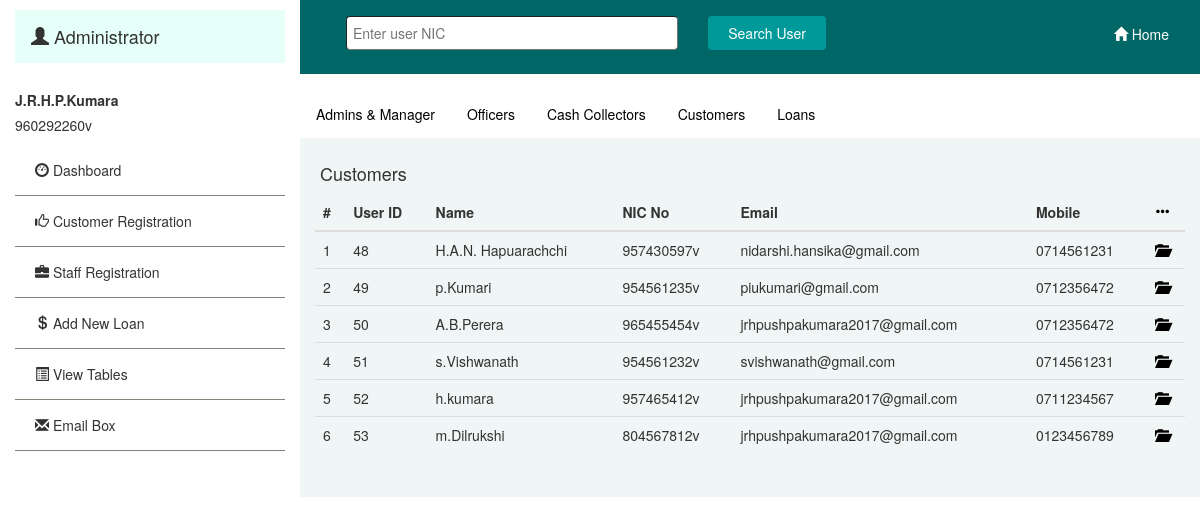
Screenshot of /admintableview.php?customer=true (signed in) with the database file from the repository.
### tables this page shows
CREATE TABLE `customer` (
  `customerId` int(11) NOT NULL,
  `nic` varchar(20) DEFAULT NULL,
  `fullName` varchar(60) DEFAULT NULL,
  `nameWithInitials` varchar(30) DEFAULT NULL,
  `permanentAddress` varchar(50) DEFAULT NULL,
  `email` varchar(50) DEFAULT NULL,
  `dateOfBirth` varchar(50) DEFAULT NULL,
  `city` varchar(100) DEFAULT NULL,
  `civilStatus` varchar(50) DEFAULT NULL,
  `loanPurpose` varchar(255) DEFAULT NULL,
  `loanStatus` varchar(10) DEFAULT 'AP',
  `mobileNo` varchar(15) DEFAULT NULL,
  `monthlyIncome` varchar(50) DEFAULT NULL,
  `business` varchar(40) DEFAULT NULL,
  `businessAddress` varchar(60) DEFAULT NULL,
  `empName` varchar(100) DEFAULT NULL,
  `designation` varchar(50) DEFAULT NULL,
  `bSalary` varchar(100) DEFAULT NULL,
  `gender` varchar(10) NOT NULL,
  `bIncome` varchar(40) DEFAULT NULL,
  `otherIncome` varchar(40) DEFAULT NULL,
  `loanType` varchar(30) DEFAULT NULL,
  `loanTime` int(11) NOT NULL DEFAULT '1',
  `appliedDate` date DEFAULT NULL
);

### admintableview.php (the view, shortened to what this page needs)
<?php
	require_once("connection.php");
	$username=$_SESSION['username'];
	$sql = "SELECT* FROM admin WHERE nic='$username'";
    $result=$conn->query($sql);
    $row=$result->fetch_assoc();
    $NWI=$row['nameWithInitials'];
 ?>
 <?php
	require_once("countbar.php");
 ?>
<!DOCTYPE html>
<html>
<head>
	<link rel="stylesheet" href="bootstrap/css/bootstrap.min.css">
	<link rel="stylesheet" href="css/admin.css">
</head>
<body>
	<div class="container-fluid">
		<div class="row">
			<div class="col-sm-3">
				<h4 style="background-color: #e6fff9;padding: 2vh;"><i class="glyphicon glyphicon-user"></i> Administrator</h4>
			</div>
			<div class="col-sm-9">
				<div class="row" style="margin-bottom: 2vh;background-color:  #006666;padding: 2vh;">
					<div class="col-sm-9">
						<form action="admintableview.php" method="POST">
							<div class="col-sm-7">
							<input type="text" name="searchkey" class="searchinput" placeholder="Enter user NIC"></div>
							<div class="col-sm-3">
							<input type="submit" name="search" value="Search User" class="searchbtn">
							</div>
						</form>
					</div>
					<div class="col-sm-3" style="text-align: right;">
						<a href="home.php"><p style="color: white;margin-top: 1vh;"><i class="glyphicon glyphicon-home"></i> Home</p></a>
					</div>
				</div>
			</div>
		</div>
		<div class="row">
			<div class="col-sm-3">
				<div class="row">
					<div class="col-sm-12">
					<label><?php echo $NWI; ?></label>
					<p><?php echo $username; ?></p>
					</div>
				</div>
				<div class="row">
					<div class="col-sm-12">
						<form action="." method="POST">
							<button class="navbtns" formaction="admindashboard.php"><i class="glyphicon glyphicon-dashboard"></i> Dashboard</button>
							<button class="navbtns" formaction="admincustomerreg.php"><i class="glyphicon glyphicon-thumbs-up"></i> Customer Registration</button>
							<button class="navbtns" formaction="adminstaffreg.php"><i class="glyphicon glyphicon-briefcase"></i> Staff Registration</button>
							<button class="navbtns" formaction="adminnewloan.php"><i class="glyphicon glyphicon-usd"></i> Add New Loan</button>
							<button class="navbtns" formaction="admintableview.php"><i class="glyphicon glyphicon-list-alt"></i> View Tables</button>
							<button class="navbtns" formaction="adminmail.php"><i class="glyphicon glyphicon-envelope"></i> Email Box</button>
						</form>
					</div>
				</div>
			</div>
			<div class="col-sm-9"  style="background-color: ;padding-top: 0vh;">
				<div class="row">
					<ul>
						<li><a href="admintableview.php">Admins & Manager</a></li>
						<li><a href="admintableview.php?officer=true">Officers</a></li>
						<li><a href="admintableview.php?cc=true">Cash Collectors</a></li>
						<li><a href="admintableview.php?customer=true">Customers</a></li>
						<li><a href="admintableview.php?loan=true">Loans</a></li>
					</ul>
				</div>
				<div class="row" style="background-color: #f0f5f5;padding-bottom:3vh;padding-top: 2vh;">
					<div class="col-sm-12">
						 <?php
							if(isset($_GET['customer'])!=null){
								?>
								<h4 style="margin-left: 5px;">Customers</h4>
								<div class="table-responsive">
									  <table class="table">
									    <thead>
									      <tr>
									        <th>#</th>
									        <th>User ID</th>
									        <th>Name</th>
									        <th>NIC No</th>
									        <th>Email</th>
									        <th>Mobile</th>
									        <th><i class="glyphicon glyphicon-option-horizontal" style="color: black;"></i></th>
									      </tr>
									    </thead>
									    <tbody>
										  <?php
										  	$query1="SELECT* FROM customer";
										  	$result1=$conn->query($query1);
										  	if ($result1->num_rows > 0) {
										  		$no=0;
					        					while($row=$result1->fetch_assoc()){
					        						$no++;
					        						?>
						        						<tr>
													        <td><?php echo $no; ?></td>
													        <td><?php echo $row['customerId']; ?></td>
													        <td><?php echo $row['nameWithInitials']; ?></td>
													        <td><?php echo $row['nic']; ?></td>
													        <td><?php echo $row['email']; ?></td>
													        <td><?php echo $row['mobileNo']; ?></td>
													        <td><a href="adminviewuser.php?usernic=<?php echo $row['nic']; ?>&userCategory=Customer"><i class="glyphicon glyphicon-folder-open" style="color: black;"></i></a></td>
												      	</tr>
											      	<?php
					        					}
					        				}
					        				else{
					        					echo "No data";
					        				}
										   ?>
									  </tbody>
									</table>
								</div>
								<?php
							}
						 ?>
					</div>
				</div>
		</div>
			</div>
	</div>
</body>
</html>

### css/admin.css (style rules this page uses)
.navbtns { background-color: white; width: 100%; padding: 15px 20px; border-color: #d6d6c2; border-width: 1px; border-left: none; border-right:none; border-top: none; cursor: pointer; text-align: left; }
.searchinput { padding: 6px; width: auto; border-radius: 4px; border-width: 1px; width: 100%; margin-bottom: 1vh; }
.searchbtn { width: auto; background-color: #009999; color: white; padding: 7px 20px; border: none; border-radius: 4px; cursor: pointer; float: left; margin:auto; }

### admintableview.php (style rules this page uses)
ul { list-style-type: none; margin: 0; padding: 0; overflow: hidden; background-color: white; }
li { float: left; }
li a { display: block; color: black; text-align: center; padding: 14px 16px; text-decoration: none; }

### rows the page displays
customer: customerId "48", nameWithInitials "H.A.N. Hapuarachchi", nic "957430597v", email "nidarshi.hansika@gmail.com", mobileNo "0714561231"
customer: customerId "49", nameWithInitials "p.Kumari", nic "954561235v", email "piukumari@gmail.com", mobileNo "0712356472"
customer: customerId "50", nameWithInitials "A.B.Perera", nic "965455454v", email "jrhpushpakumara2017@gmail.com", mobileNo "0712356472"
customer: customerId "51", nameWithInitials "s.Vishwanath", nic "954561232v", email "svishwanath@gmail.com", mobileNo "0714561231"
customer: customerId "52", nameWithInitials "h.kumara", nic "957465412v", email "jrhpushpakumara2017@gmail.com", mobileNo "0711234567"
customer: customerId "53", nameWithInitials "m.Dilrukshi", nic "804567812v", email "jrhpushpakumara2017@gmail.com", mobileNo "0123456789"

### other values shown
$NWI "J.R.H.P.Kumara"
$username "960292260v"
